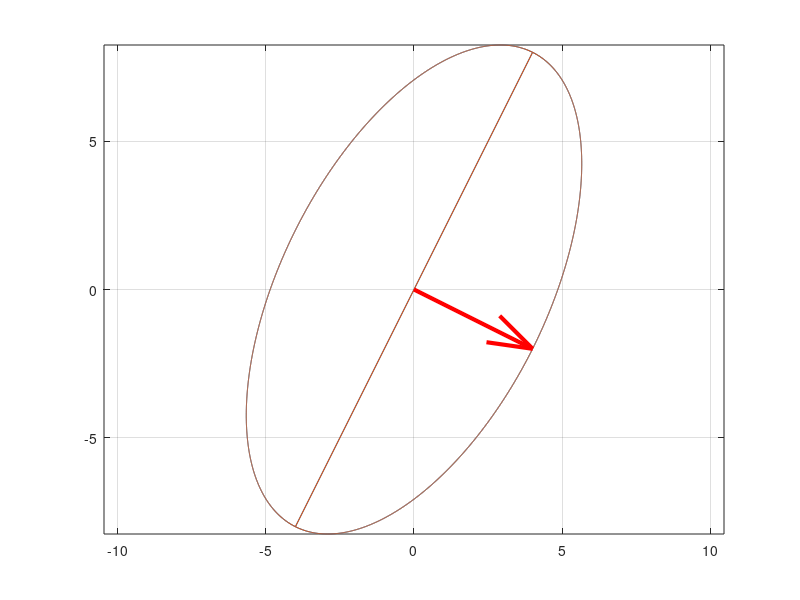

Write the MATLAB code that produced this figure. (Note: this script raises an error after producing the figure.)
A = [4 0;
   3 -5;];
[U, S, V] = svd(A);
SignChanger = [1 0; 0 -1;];
U = U * SignChanger;
V = V * SignChanger;
HASIL = V'*[1; 1;];
JariKuadrat = HASIL(1,1)*HASIL(1,1) + HASIL(2,1) * HASIL(2,1);
Jari2 = sqrt(JariKuadrat);
x = -Jari2 : 0.001 : Jari2;
x = [x Jari2];
[mx, nx] = size(x);
y1 = zeros(1, nx);
y2 = zeros(1, nx);
for i = 1:nx
    y1(1, i) = sqrt(JariKuadrat - x(1, i)*x(1,i));
    y2(1, i) = -sqrt(JariKuadrat - x(1, i)*x(1,i));
end
x = [x x];
y = [y1 y2];
pengelips = U*S * [x; y;]
[mx, nx] = size(pengelips);
HASIL = U*S*HASIL;
plot(pengelips(1,1:nx), pengelips(2,1:nx), pengelips(1,1:nx), pengelips(2,1:nx))
hold on

quiver(0, 0, HASIL(1,1), HASIL(2,1), 'linewidth', 3, 'color', 'r', 'AutoScale','off')
grid on
axis equal
xline(0)
yline(0)